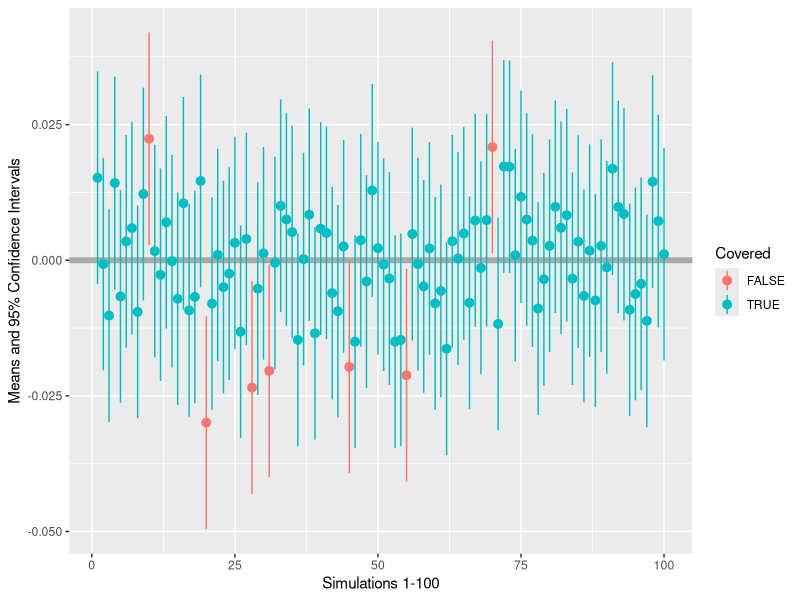

Write the R code that produced this figure.
## ---- chunk 1
knitr::opts_chunk$set(echo = TRUE)

library(tidyverse)
## ---- chunk 2
set.seed(666)

## ---- chunk 3
num <- 100

#Create a place to store the samples
df <- matrix(0, nrow = 10000, ncol = 100)

#sample with rnorm, repeat 100 times
for (i in 1:num){
  df[,i] <- rnorm(10000, mean = 0, sd = 1)
}

## ---- chunk 4

descriptives <- function(data) {
  m <- mean(data) #calculate mean
  bias <- m - 0 #calculate bias
  l <- length(data)
  SE <- 1 / sqrt(l)
  CIlow <- m - (1.96 * SE)
  CIhigh <- m + (1.96 * SE)
return(c(m, bias, SE, CIlow, CIhigh))
}

des <- apply(df, 2, descriptives)

rownames(des) <- c('mean', 'bias' , 'SE', 'CIlow', 'CIhigh')

rowMeans(des)

des <- t(des)

des <- as.data.frame(des)
## ---- chunk 5

des <- des %>%
  mutate(Covered = CIlow < 0 & 0 < CIhigh)

## ---- chunk 6

library(ggplot2)
limits <- aes(ymax = des$CIlow, ymin = des$CIhigh)

ggplot(des, aes(y=des$mean, x=1:100, colour = Covered)) + 
  geom_hline(aes(yintercept = 0), color = "dark grey", size = 2) + 
  geom_pointrange(limits) + 
  xlab("Simulations 1-100") +
  ylab("Means and 95% Confidence Intervals")

## ---- chunk 7

table <- des[!des$Covered, ]

table

